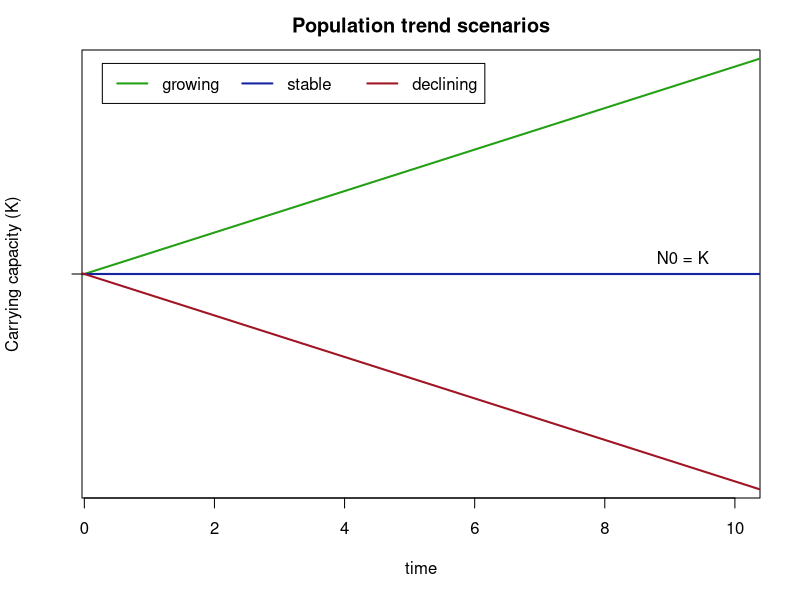
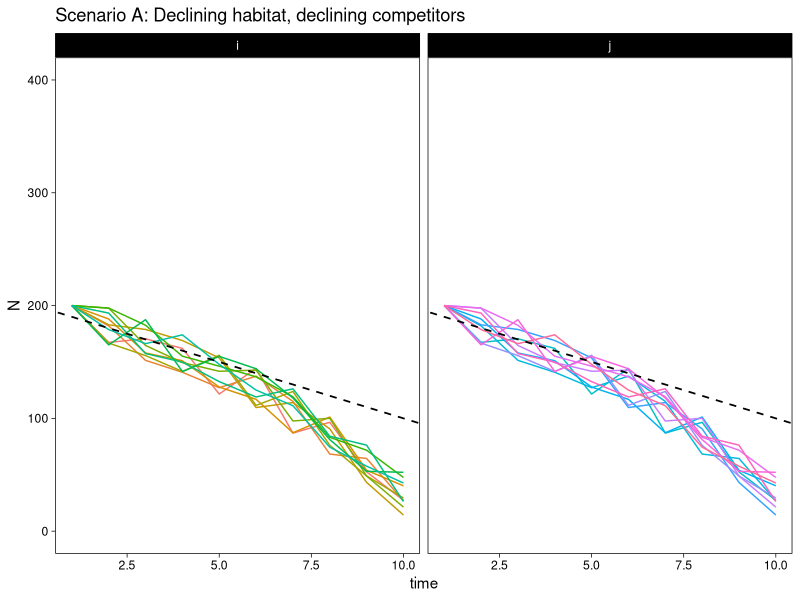
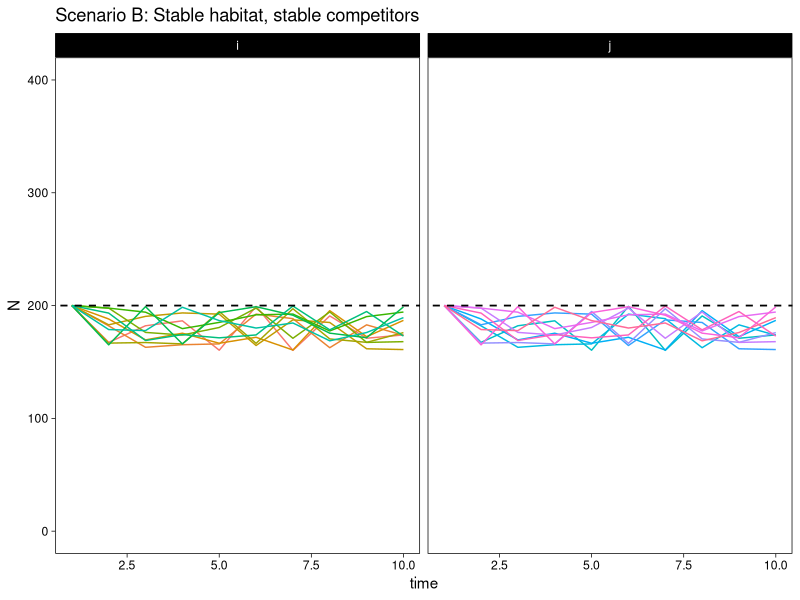
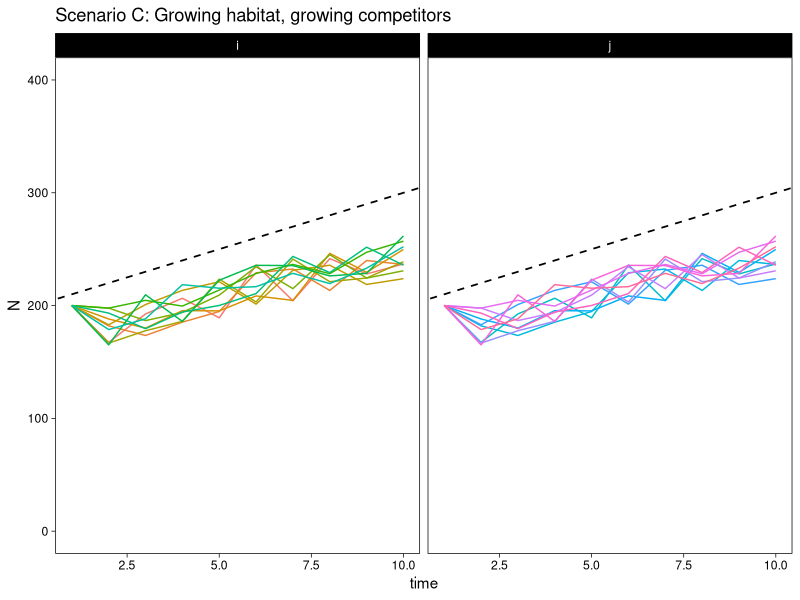

Source code (R) for these figures, in order:
## ---- chunk 1
# libraries
library(kableExtra)
require(tidyverse)

# chunk params
knitr::opts_chunk$set(echo = FALSE)

# set ggplot theme
theme_set(theme_linedraw() + theme(panel.grid = element_blank()) + theme(legend.position = "none"))

# set seed for randomization
set.seed(2)
## ---- chunk 2
# function to repeat vector as rows of a matrix
rep.row <- function(x,n){matrix(rep(x, each = n), nrow = n)}

# function to wrangle simulation results into long format 
pops_long <- function(pops_df, n = n_pairs, g = steps, set_id) {
  pops_df = as.data.frame(pops_df)
  colnames(pops_df) = as.character(1:steps)
  pops_df = mutate(.data = pops_df, "popID" = paste(set_id, sprintf("pop%s", 1:n), sep = "-")) %>%
    pivot_longer(cols = 1:all_of(g), names_to = "time", values_to = "N") %>%
    separate(popID, into = c("set", "pop"), sep = "-", remove = FALSE) %>%
    mutate_at(vars(time), as.integer)
}

# function to simulate populations according to Lotka-Volterra competition model
sim <- function(Ni_init = N0i, Nj_init = N0j, n_pairedpops = n_pairs, timesteps = steps, Ri = r_i_error, Rj = r_j_error, int_ij = alpha_ij, int_ji = alpha_ji, proc = proc_error, K){
  
  # initialize matrix to store results (population sizes)
  Ni <- as.matrix(rep(Ni_init, n_pairedpops))
  Nj <- as.matrix(rep(Nj_init, n_pairedpops))
  
  # Nt+1_i = Nt_i + rNt_i * ((1 - Nt_i/K_i) + alpha_ji*Nt_j/K_j
  # calculate population sizes
  for(t in 1:timesteps-1){
    
    # population i
    temp_i = Ni[t]*(1 + Ri[,t]*(1 - (Ni[t] + int_ij*Nj[t])/K[t])) + proc[,t]
    temp_i[which(temp_i < 0)] <- 0 # assign 0 to negative population sizes
    Ni <- cbind(Ni, temp_i) # append resulting population size to results vector
    
    # population j
    temp_j = Nj[t]*(1 + Rj[,t]*(1 - (Nj[t] + int_ji*Ni[t])/K[t])) + proc[,t]
    temp_j[which(temp_j < 0)] <- 0 # assign 0 to negative population sizes
    Nj <- cbind(Nj, temp_j) # append resulting population size to results vector
  }

  # wrangle!
  time <- 1:timesteps   # create vector of time values for plotting
  # bind together
  N = rbind(pops_long(Ni, set_id = "i"), pops_long(Nj, set_id = "j"))

return(N)
}

# plot simulated populations
sim_plot <- function(df, K_slope, K_int, title){
  ggplot(df) +
  geom_line(aes(x = time, y = N, group = popID, col = popID)) + 
  geom_abline(slope = K_slope, intercept = K_int, lty = 2, lwd = .6) + 
  facet_wrap(~ set) + 
  ylim(c(0, K_int*2)) +
  ggtitle(title)
}
## ---- chunk 3
# create palette
pal <- c("#24a015", "#1524a0", "#a01524")

# blank plot
par(mar = c(5.1, 4.1, 2.5, 2))
plot(1, type="n", xlab="time", main = "Population trend scenarios",
     ylab="Carrying capacity (K)", xlim=c(0.35, 10), ylim=c(-1, 1), las = 1, yaxt='n')
axis(side = 2, 0, labels = "", las = 1)
abline(a = 0, b = 0.1, col = pal[1], lwd = 2) # growing
abline(h = 0, col = pal[2], lwd = 2) # stable
abline(a = 0, b = -0.1, col = pal[3], lwd = 2) # declining
legend("topleft", legend = c("growing", "stable", "declining"), 
       col = pal, lty = 1, lwd = 2, horiz = TRUE, inset = .03)
text(x = 9.2, y = 0, pos = 3, labels = "N0 = K")
## ---- chunk 4
## BASIC SET-UP ##

# number of population pairs to generate
n_pairs = 10

# number of generations
steps = 10 

## POPULATION DYNAMICS ##

# initial population sizes
N0i = 200
N0j = 200

# growth rate
r_i = matrix(1, nrow = n_pairs, ncol = steps)
r_j = matrix(1, nrow = n_pairs, ncol = steps)

# interaction coefficients (competition)
alpha_ij = 0.1
alpha_ji = 0.1

## CARRYING CAPACITY SCENARIOS ##
K_increase = 200 + 10*c(0:(steps-1))
K_stable = rep(200, steps)
K_decline = 200 - 10*c(0:(steps-1))

## ERROR ##

process = runif(n_pairs*steps, -N0i/10, N0i/10) # process error (environmental noise)
#observation = runif(n_pairs*steps, -0.1, 0.1) # observation error
observation = rep(0, n_pairs*steps)

# add observation error to growth rates
r_i_error = r_i + observation
r_j_error = r_j + observation

# process error (environmental noise)
proc_error = matrix(process, nrow = n_pairs, ncol = steps)
## ---- chunk 5
params <- data.frame("i" = c(N0i, r_i[1,1], alpha_ji, 
                             unique(observation), 
                             paste0("+/-", N0i/10)), 
                     "j" = c(N0j, r_j[1,1], alpha_ji, 
                             unique(observation), 
                             paste0("+/-", N0j/10)),
                     row.names = c("Initial size ($N0$)",
                                   "Maximum growth rate ($r$)",
                                   "Interaction effect ($\\alpha$)",
                                   "Observation error",
                                   "Process error"))
kbl(params, booktabs = TRUE, caption = "Simulation parameters") %>%
  kable_styling(position = "center", latex_options = "hold_position")
## ---- chunk 6
N_stable <- sim(K = K_stable)
N_increase <- sim(K = K_increase)
N_decline <- sim(K = K_decline)
## ---- chunk 7
sim_plot(df = N_decline, K_slope = -10, K_int = 200, 
         title = "Scenario A: Declining habitat, declining competitors")
sim_plot(df = N_stable, K_slope = 0, K_int = 200, 
         title = "Scenario B: Stable habitat, stable competitors")
sim_plot(df = N_increase, K_slope = 10, K_int = 200, 
         title = "Scenario C: Growing habitat, growing competitors")
